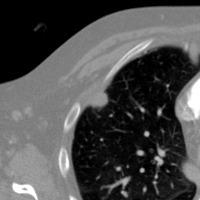
#> input picture Projeto/DataSet/all_nods_benignos/LIDC-IDRI-00431.png, 200 x 200 px, found by its file name; its folder holds only this picture in this run
$ python amb_test.py
#> lines starting #> are read from the running program, lines starting #| are printed output that depends on the picture
### Projeto/src/PDI/machine_learning.py

# Bibliotecas

import os

import matplotlib.pyplot as plt
import numpy as np
import pandas as pd
from random import shuffle

import cv2
from skimage.measure import regionprops
from skimage.filters import threshold_otsu
from vc import cut_img
from pre_proc_good import pp_good

from sklearn import metrics,svm
from sklearn.metrics import classification_report
from sklearn.ensemble import RandomForestClassifier
from sklearn.neural_network import MLPClassifier
from sklearn.neighbors import KNeighborsClassifier
from sklearn.linear_model import SGDClassifier
from sklearn.naive_bayes import GaussianNB
from sklearn import tree
from sklearn.preprocessing import MaxAbsScaler


# Preparando o dataset
def load_data(datadir, classes):
#> called with datadir = '..\\..\\DataSet'
    training_data = []
    label = []
    for classe in range(len(classes)):
        path = os.path.join(datadir, classes[classe])
        shufled_list  = list(os.listdir(path))
        shuffle(shufled_list)
        for img in shufled_list:
            img_array = cv2.imread(os.path.join(path, img), cv2.IMREAD_GRAYSCALE)
#> img_array is the input picture: shape (200, 200); min 0, max 255, mean 76.2
            #print(img_array.shape)
            img_array = cut_img(img_array)
#> in cut_img, `return imagem[c_x - l: c_x + l, c_y - a: c_y + a]`:
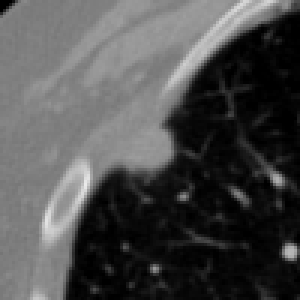
#> returned value: shape (100, 100) (shown 3 times larger); min 0, max 234, mean 76.9
            #print(img_array.shape)
            unique = np.unique(img_array)
#> unique = 226 values from 0 to 234
            if len(unique) == 1:
                continue
            training_data.append(img_array)
            label.append(classe)
#> pass 2 of the loop in load_data, `for classe in range(len(classes)):`:
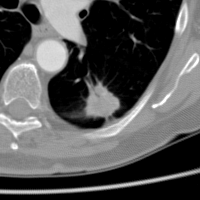
#> input picture Projeto/DataSet/all_nods_malignos/LIDC-IDRI-00010.png, 200 x 200 px, found by its file name
#> in load_data, img_array is the input picture: shape (200, 200); min 0, max 255, mean 86.3
#> in cut_img (call 2), `return imagem[c_x - l: c_x + l, c_y - a: c_y + a]`:
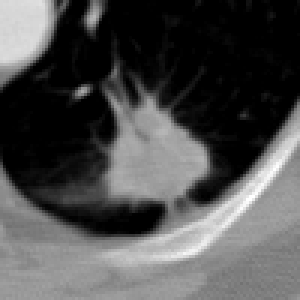
#> returned value: shape (100, 100) (shown 3 times larger); min 0, max 255, mean 78.2
#> unique = 255 values from 0 to 255
    return training_data, label


# Extração dos Atributos
# [86 lines left out: functions get_contours_param, features_extraction, features_extraction_ppg, generate_svm_model, generate_SGDC_model, generate_naive_bayes_model and 5 more, not called in this run]

### Projeto/src/PDI/vc.py
import cv2
import numpy as np
import skimage
from skimage import segmentation
from matplotlib import pyplot as plt

def cut_img(imagem, l = 50, a = 50):
    '''
    :param imagem: variável que contém a imagem.
    :param l: largura desejada para o recorte.
    :param a: altura desejada para o recorte.
    :return: recorte da imagem com seu centro no centro da imagem original.
    '''
    (c_x, c_y) = (100, 100)
    return imagem[c_x - l: c_x + l, c_y - a: c_y + a]


# [130 lines left out: functions histograma, white_to_gray, define_pleural_nod, remove_pleura, not called in this run]

### Projeto/src/PDI/amb_test.py

import numpy as np
import pandas as pd

from src.utils.utl import show_img
from machine_learning import load_data, features_extraction, features_extraction_ppg, gen_classifiers
from sklearn.model_selection import train_test_split
from sklearn import metrics,svm
from sklearn.metrics import classification_report

# Logo, label = 0 benigno, label = 1 maligno
data, label = load_data('..\\..\\DataSet', ['all_nods_benignos','all_nods_malignos'])
#> data = 2 items; label = [0, 1]

for i in data:
    if i.shape[0] < 100:
        print(f"{i.shape[0]}")
    if i.shape[1] < 100:
        print(f"{i.shape[1]}")
#> this loop made 2 passes
